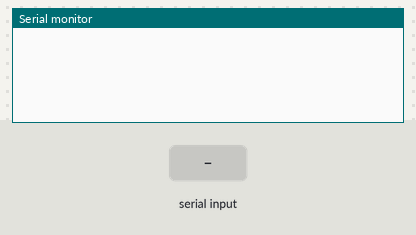
This sketch was run on a simulated Arduino Uno, built with avr-gcc and run on an emulated ATmega328P. On the bench: the last lines printed to the serial monitor. Inputs (shaded band) come from the test bench.

Above: at 1.2 s.
1.3 s: "H" received over Serial
At 1.7 s:
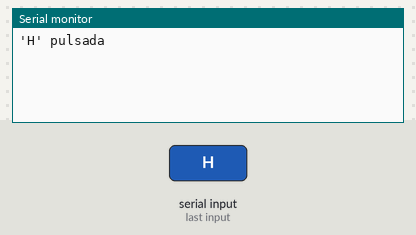
2.8 s: "L" received over Serial
At 4.0 s:
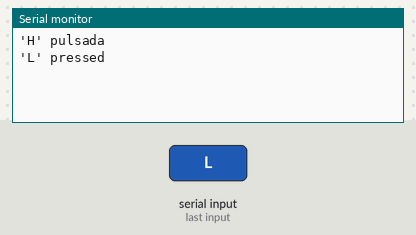
4.3 s: "1" received over Serial
At 5.2 s:
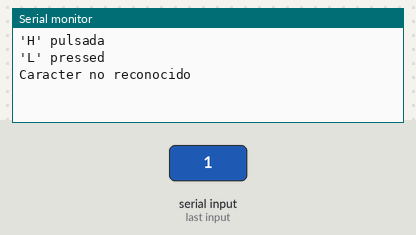

The sketch:

Codigo-comunicacion-bidireccional-arduino.ino
```cpp
// Este codigo permite recibe un comando por el puerto serial y devuelve un mensaje
//Este programa se realizo basado en el siguiente tutorial
// https://geekytheory.com/arduino-raspberry-pi-raspduino


 void setup () {
      Serial.begin(9600); //Inicializo el puerto serial a 9600 baudios
}
void loop () {
      if (Serial.available()) { //Si está disponible
            char c = Serial.read(); //Guardamos la lectura en una variable char
            if (c == 'H') { //Si es una 'H', enciendo el LED
                  Serial.println("'H' pulsada");
            } else if (c == 'L') { //Si es una 'L', apago el LED
                  Serial.println("'L' pressed");
            } else {
                  Serial.println("Caracter no reconocido");
            }
      }
}
```

Measured:
- after the input at 1.3 s, the serial monitor: prints a new line at once (image 1)
- after the input at 2.8 s, the serial monitor: prints a new line at once (image 2)
- after the input at 4.3 s, the serial monitor: prints a new line at once (image 3)
